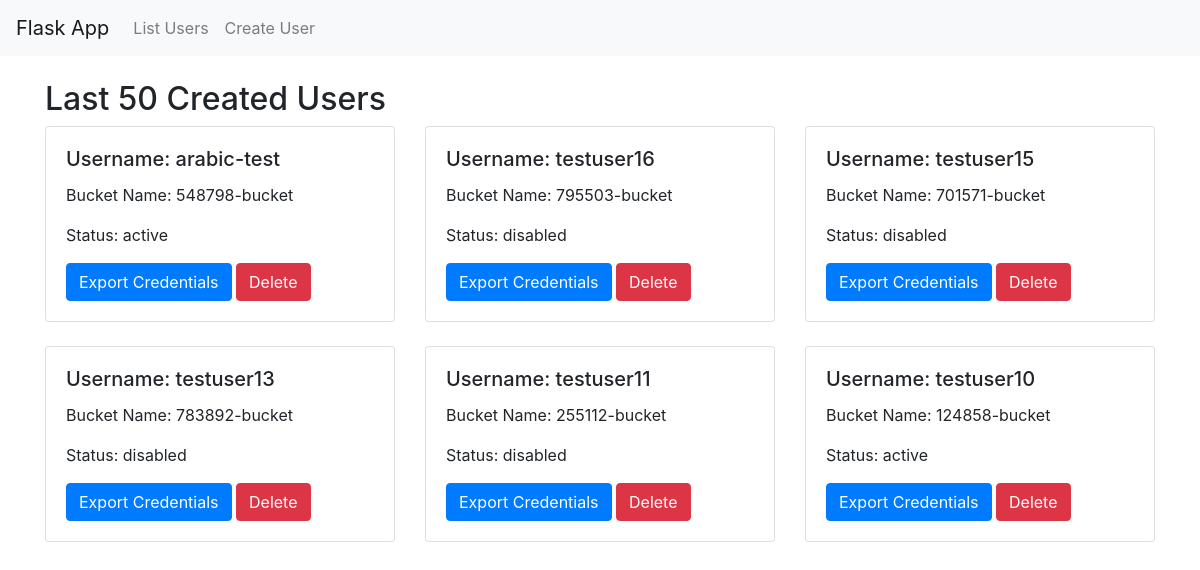
/list_users (signed in), run on an earlier commit of the app's database.
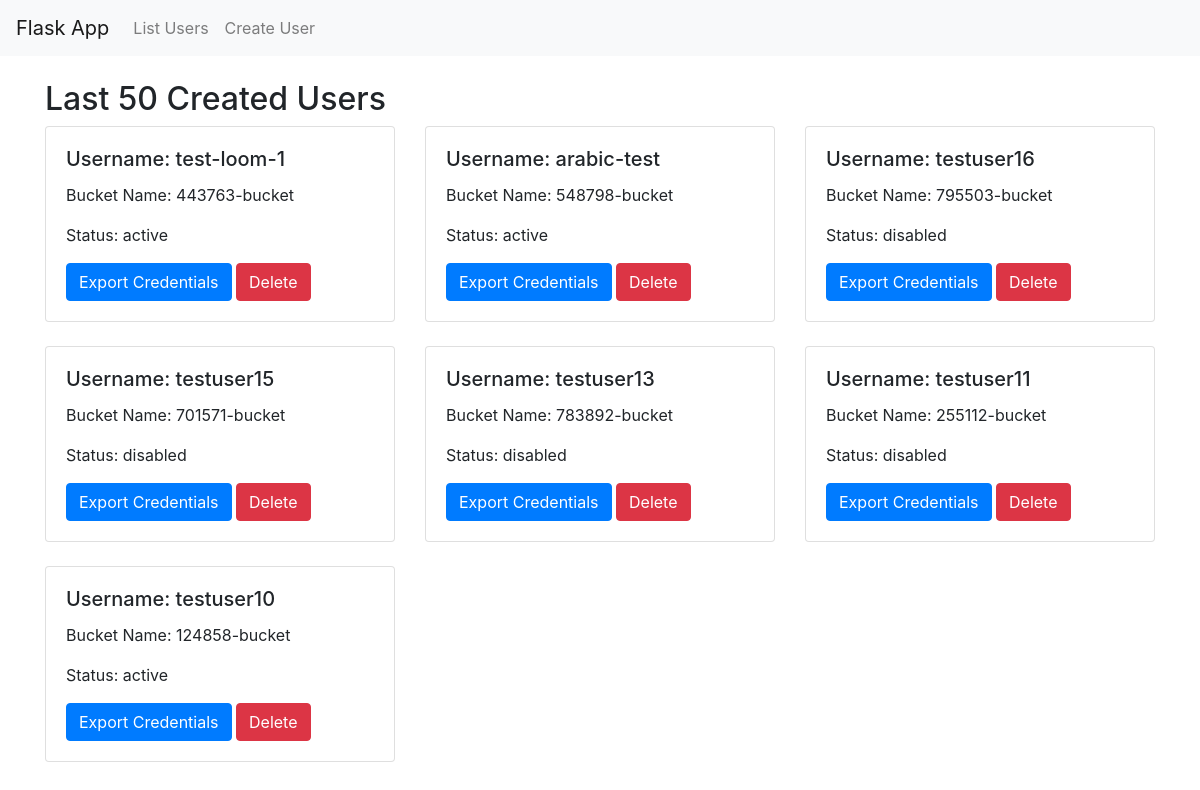
And on a later commit of the database.
### tables this page shows
CREATE TABLE users (
            id INTEGER PRIMARY KEY AUTOINCREMENT,
            user_id TEXT,
            user_name TEXT,
            bucket_name TEXT,
            access_key_id TEXT,
            secret_access_key TEXT,
            timestamp TEXT,
            status TEXT
        );

### app.py (the view)
@app.route('/list_users')
def list_users():
    if 'username' not in session:
        return redirect(url_for('login'))
    users = admin.get_last_50_users()
    return render_template('list_users.html', users=users)

### aws_admin.py (called while the page is built)
    def _get_connection(self):
        return sqlite3.connect(self.db_name, check_same_thread=False)

    def get_last_50_users(self):
        conn = self._get_connection()
        cursor = conn.cursor()
        cursor.execute("SELECT user_name, bucket_name, status, access_key_id, secret_access_key FROM users ORDER BY id DESC LIMIT 50")
        users = cursor.fetchall()
        conn.close()
        return users

### templates/list_users.html
{% extends 'base.html' %}
{% block content %}
<h2 class="mt-4">Last 50 Created Users</h2>
<div class="row">
    {% for user in users %}
    <div class="col-md-4">
        <div class="card mb-4">
            <div class="card-body">
                <h5 class="card-title">Username: {{ user[0] }}</h5>
                <p class="card-text">Bucket Name: {{ user[1] }}</p>
                <p class="card-text">Status: {{ user[2] }}</p>
                <a href="{{ url_for('export_credentials', user_name=user[0]) }}" class="btn btn-primary">Export Credentials</a>
                <a href="{{ url_for('delete_user', user_name=user[0]) }}" class="btn btn-danger">Delete</a>
            </div>
        </div>
    </div>
    {% endfor %}
</div>
{% endblock %}

What changed in the data, as far as the page shows it:
added users: user_name "test-loom-1", bucket_name "443763-bucket", status "active"
